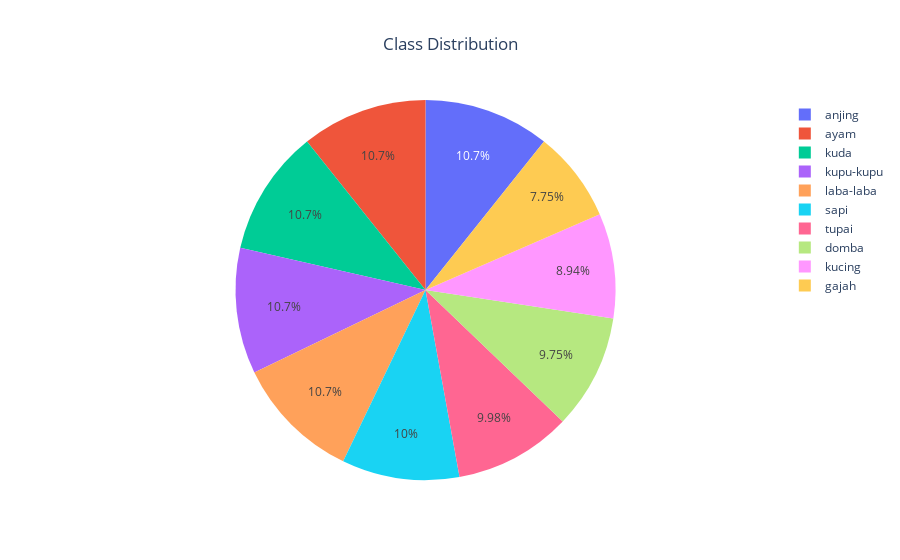

Notebook code for this chart:
### Markdown cell above
Kode di bawah memberikan representasi visual dari distribusi kelas dataset Animal-10 menggunakan diagram lingkaran, yang dapat membantu kita untuk lebih memahami dataset dan mengidentifikasi ketidakseimbangan.

### Code cell
# Define the data
data = go.Pie(labels=class_names, values=class_sizes)

# Define the layout
layout = go.Layout(title={"text": "Class Distribution", "x": 0.5})

# Create the figure
fig = go.Figure(data=data, layout=layout)

# Display the figure
fig.show()

### Figure 1 — Plotly figure (JSON) as saved in the notebook; plotly's stock layout.template omitted (floating-point values rounded to 4 significant figures)
{"data": [{"labels": ["anjing", "ayam", "domba", "gajah", "kucing", "kuda", "kupu-kupu", "laba-laba", "sapi", "tupai"], "type": "pie", "values": [2000, 2000, 1820, 1446, 1668, 2000, 2000, 2000, 1866, 1862]}], "layout": {"title": {"text": "Class Distribution", "x": 0.5}}}
